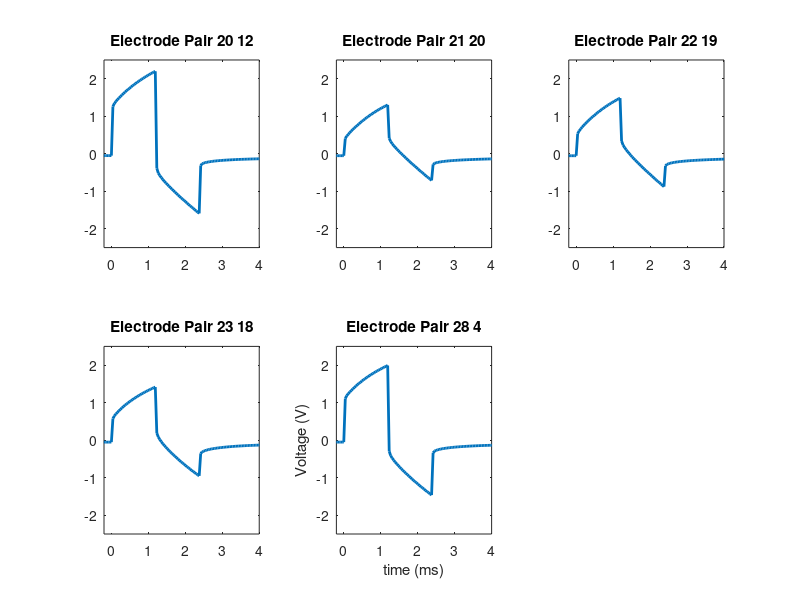

The MATLAB source for this figure:
% DJC - 1/10/2018
% script to plot the monitored stimulation voltage from the 20f8a3 1.2 ms
% pulse experiments
load('20f8a3_stimOutput.mat')

%%
pair_vec = {'pair_20_12','pair_21_20','pair_22_19','pair_23_18','pair_28_4'};
% 21 20 pair
figure
i = 1;
for pair = pair_vec
    subplot(2,3,i)
    pair = char(pair);
    plot(eval(strcat('dataStruct.',pair,'.time_vec')),mean(eval(strcat('dataStruct.',pair,'.stim_data')),2),'linewidth',2);
    
    pair_inds = strsplit(pair,'_');
    
    %pair_title = strrep(pair,'_','\_');
    title(['Electrode Pair ' pair_inds{2} ' ' pair_inds{3}])
    %title([pair_title ' Monitored Output Voltage for Current = ' num2str(eval(strcat('dataStruct.',pair,'.stim_current'))) ' uA'])
    i = i + 1;
    xlim([-0.2 4])
    ylim([-2.5 2.5])
end
xlabel('time (ms)');
ylabel('Voltage (V)');
